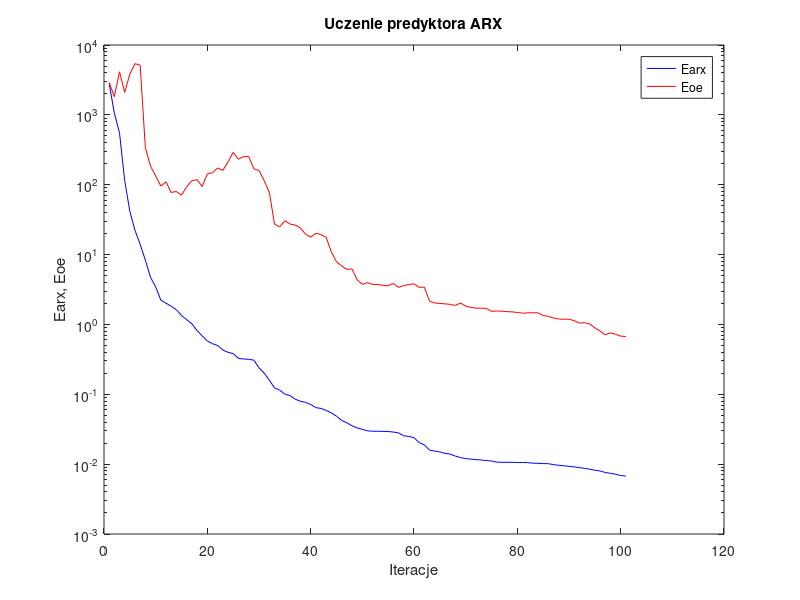
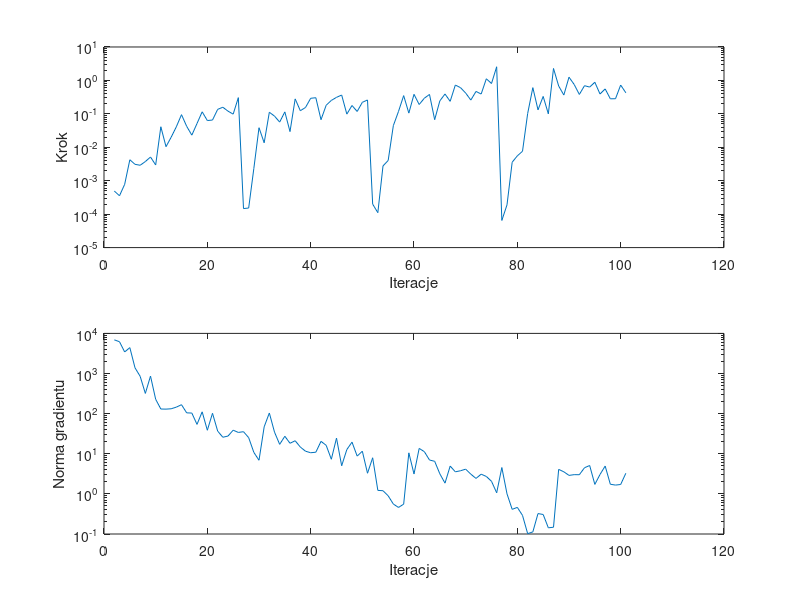

These charts were generated, in order, by the following MATLAB code:
%uczenie predyktora arx
clear all;
n=0; farx(n+1)=2.806898e+003; foe(n+1)=2.910891e+003; wspucz(n+1)=0.000000e+000; ng(n+1)=0.000000e+000;
%odnowa zmiennej metryki
n=1; farx(n+1)=1.057729e+003; foe(n+1)=1.820985e+003; krok(n+1)=4.898436e-004; ng(n+1)=6.901706e+003;
n=2; farx(n+1)=5.530239e+002; foe(n+1)=4.141570e+003; krok(n+1)=3.550621e-004; ng(n+1)=6.194010e+003;
n=3; farx(n+1)=1.152006e+002; foe(n+1)=2.091090e+003; krok(n+1)=7.805354e-004; ng(n+1)=3.445038e+003;
n=4; farx(n+1)=4.166551e+001; foe(n+1)=3.835425e+003; krok(n+1)=4.234033e-003; ng(n+1)=4.423089e+003;
n=5; farx(n+1)=2.214257e+001; foe(n+1)=5.417801e+003; krok(n+1)=3.096185e-003; ng(n+1)=1.386743e+003;
n=6; farx(n+1)=1.398911e+001; foe(n+1)=5.131876e+003; krok(n+1)=2.899547e-003; ng(n+1)=8.500549e+002;
n=7; farx(n+1)=8.351835e+000; foe(n+1)=3.398326e+002; krok(n+1)=3.739948e-003; ng(n+1)=3.190770e+002;
n=8; farx(n+1)=4.728510e+000; foe(n+1)=1.846874e+002; krok(n+1)=5.119766e-003; ng(n+1)=8.626185e+002;
n=9; farx(n+1)=3.455927e+000; foe(n+1)=1.331407e+002; krok(n+1)=2.962391e-003; ng(n+1)=2.277535e+002;
n=10; farx(n+1)=2.224988e+000; foe(n+1)=9.563799e+001; krok(n+1)=4.111242e-002; ng(n+1)=1.303955e+002;
n=11; farx(n+1)=2.013710e+000; foe(n+1)=1.101860e+002; krok(n+1)=1.042882e-002; ng(n+1)=1.295281e+002;
n=12; farx(n+1)=1.827187e+000; foe(n+1)=7.733221e+001; krok(n+1)=2.001452e-002; ng(n+1)=1.322241e+002;
n=13; farx(n+1)=1.620952e+000; foe(n+1)=8.014393e+001; krok(n+1)=4.102628e-002; ng(n+1)=1.452284e+002;
n=14; farx(n+1)=1.343225e+000; foe(n+1)=7.091975e+001; krok(n+1)=9.464413e-002; ng(n+1)=1.670235e+002;
n=15; farx(n+1)=1.170995e+000; foe(n+1)=9.360527e+001; krok(n+1)=4.242564e-002; ng(n+1)=1.046031e+002;
n=16; farx(n+1)=1.022407e+000; foe(n+1)=1.140711e+002; krok(n+1)=2.308292e-002; ng(n+1)=1.034093e+002;
n=17; farx(n+1)=8.178872e-001; foe(n+1)=1.180482e+002; krok(n+1)=5.140248e-002; ng(n+1)=5.393789e+001;
n=18; farx(n+1)=6.850992e-001; foe(n+1)=9.448233e+001; krok(n+1)=1.150658e-001; ng(n+1)=1.109334e+002;
n=19; farx(n+1)=5.793215e-001; foe(n+1)=1.427907e+002; krok(n+1)=6.306675e-002; ng(n+1)=3.853405e+001;
n=20; farx(n+1)=5.305766e-001; foe(n+1)=1.484162e+002; krok(n+1)=6.533169e-002; ng(n+1)=1.020898e+002;
n=21; farx(n+1)=4.985537e-001; foe(n+1)=1.736557e+002; krok(n+1)=1.362955e-001; ng(n+1)=3.671794e+001;
n=22; farx(n+1)=4.302607e-001; foe(n+1)=1.600803e+002; krok(n+1)=1.577575e-001; ng(n+1)=2.579907e+001;
n=23; farx(n+1)=3.988587e-001; foe(n+1)=2.119732e+002; krok(n+1)=1.204927e-001; ng(n+1)=2.761449e+001;
n=24; farx(n+1)=3.831500e-001; foe(n+1)=2.900329e+002; krok(n+1)=9.809225e-002; ng(n+1)=3.867813e+001;
n=25; farx(n+1)=3.270744e-001; foe(n+1)=2.316354e+002; krok(n+1)=3.054682e-001; ng(n+1)=3.400408e+001;
%odnowa zmiennej metryki
n=26; farx(n+1)=3.200210e-001; foe(n+1)=2.529538e+002; krok(n+1)=1.470238e-004; ng(n+1)=3.548192e+001;
n=27; farx(n+1)=3.170963e-001; foe(n+1)=2.532240e+002; krok(n+1)=1.524890e-004; ng(n+1)=2.521854e+001;
n=28; farx(n+1)=3.083455e-001; foe(n+1)=1.690529e+002; krok(n+1)=2.324948e-003; ng(n+1)=1.081805e+001;
n=29; farx(n+1)=2.395693e-001; foe(n+1)=1.596636e+002; krok(n+1)=3.847317e-002; ng(n+1)=6.891619e+000;
n=30; farx(n+1)=2.008522e-001; foe(n+1)=1.146076e+002; krok(n+1)=1.363820e-002; ng(n+1)=4.690802e+001;
n=31; farx(n+1)=1.595314e-001; foe(n+1)=7.766651e+001; krok(n+1)=1.116954e-001; ng(n+1)=1.037955e+002;
n=32; farx(n+1)=1.232206e-001; foe(n+1)=2.740497e+001; krok(n+1)=8.569436e-002; ng(n+1)=3.463873e+001;
n=33; farx(n+1)=1.147804e-001; foe(n+1)=2.481056e+001; krok(n+1)=5.671128e-002; ng(n+1)=1.715897e+001;
n=34; farx(n+1)=1.004416e-001; foe(n+1)=3.055083e+001; krok(n+1)=1.144404e-001; ng(n+1)=2.731436e+001;
n=35; farx(n+1)=9.600426e-002; foe(n+1)=2.734186e+001; krok(n+1)=2.946581e-002; ng(n+1)=1.824316e+001;
n=36; farx(n+1)=8.526081e-002; foe(n+1)=2.643571e+001; krok(n+1)=2.800362e-001; ng(n+1)=2.109698e+001;
n=37; farx(n+1)=7.954005e-002; foe(n+1)=2.413358e+001; krok(n+1)=1.241227e-001; ng(n+1)=1.469255e+001;
n=38; farx(n+1)=7.671642e-002; foe(n+1)=1.955044e+001; krok(n+1)=1.551821e-001; ng(n+1)=1.157862e+001;
n=39; farx(n+1)=7.138283e-002; foe(n+1)=1.778260e+001; krok(n+1)=2.921091e-001; ng(n+1)=1.060321e+001;
n=40; farx(n+1)=6.448982e-002; foe(n+1)=2.017731e+001; krok(n+1)=3.038513e-001; ng(n+1)=1.092222e+001;
n=41; farx(n+1)=6.275058e-002; foe(n+1)=1.931861e+001; krok(n+1)=6.679426e-002; ng(n+1)=2.037419e+001;
n=42; farx(n+1)=5.872934e-002; foe(n+1)=1.761071e+001; krok(n+1)=1.807191e-001; ng(n+1)=1.624669e+001;
n=43; farx(n+1)=5.423578e-002; foe(n+1)=1.095100e+001; krok(n+1)=2.522670e-001; ng(n+1)=7.293338e+000;
n=44; farx(n+1)=4.861931e-002; foe(n+1)=7.896449e+000; krok(n+1)=3.114411e-001; ng(n+1)=2.454210e+001;
n=45; farx(n+1)=4.228202e-002; foe(n+1)=6.863403e+000; krok(n+1)=3.655097e-001; ng(n+1)=5.023208e+000;
n=46; farx(n+1)=3.900433e-002; foe(n+1)=6.134698e+000; krok(n+1)=9.809225e-002; ng(n+1)=1.272399e+001;
n=47; farx(n+1)=3.547094e-002; foe(n+1)=6.237962e+000; krok(n+1)=1.778431e-001; ng(n+1)=1.948797e+001;
n=48; farx(n+1)=3.298459e-002; foe(n+1)=4.348537e+000; krok(n+1)=1.178633e-001; ng(n+1)=8.747066e+000;
n=49; farx(n+1)=3.150563e-002; foe(n+1)=3.748661e+000; krok(n+1)=2.211882e-001; ng(n+1)=1.158170e+001;
n=50; farx(n+1)=2.996272e-002; foe(n+1)=3.968823e+000; krok(n+1)=2.601236e-001; ng(n+1)=3.271167e+000;
%odnowa zmiennej metryki
n=51; farx(n+1)=2.957626e-002; foe(n+1)=3.731614e+000; krok(n+1)=1.992091e-004; ng(n+1)=7.946770e+000;
n=52; farx(n+1)=2.957037e-002; foe(n+1)=3.737740e+000; krok(n+1)=1.107642e-004; ng(n+1)=1.223084e+000;
n=53; farx(n+1)=2.945634e-002; foe(n+1)=3.623762e+000; krok(n+1)=2.774090e-003; ng(n+1)=1.198687e+000;
n=54; farx(n+1)=2.933713e-002; foe(n+1)=3.564529e+000; krok(n+1)=4.027729e-003; ng(n+1)=8.952648e-001;
n=55; farx(n+1)=2.879811e-002; foe(n+1)=3.871061e+000; krok(n+1)=4.438543e-002; ng(n+1)=5.583462e-001;
n=56; farx(n+1)=2.805059e-002; foe(n+1)=3.392941e+000; krok(n+1)=1.181740e-001; ng(n+1)=4.591343e-001;
n=57; farx(n+1)=2.549055e-002; foe(n+1)=3.594111e+000; krok(n+1)=3.510640e-001; ng(n+1)=5.546010e-001;
n=58; farx(n+1)=2.492685e-002; foe(n+1)=3.725126e+000; krok(n+1)=1.052242e-001; ng(n+1)=1.053824e+001;
n=59; farx(n+1)=2.391933e-002; foe(n+1)=3.813764e+000; krok(n+1)=3.839848e-001; ng(n+1)=3.132083e+000;
n=60; farx(n+1)=2.036926e-002; foe(n+1)=3.394177e+000; krok(n+1)=1.903039e-001; ng(n+1)=1.358766e+001;
n=61; farx(n+1)=1.888882e-002; foe(n+1)=3.421998e+000; krok(n+1)=2.935451e-001; ng(n+1)=1.129099e+001;
n=62; farx(n+1)=1.590638e-002; foe(n+1)=2.165462e+000; krok(n+1)=3.806077e-001; ng(n+1)=6.984064e+000;
n=63; farx(n+1)=1.539473e-002; foe(n+1)=2.028079e+000; krok(n+1)=6.690246e-002; ng(n+1)=6.487957e+000;
n=64; farx(n+1)=1.494909e-002; foe(n+1)=1.996959e+000; krok(n+1)=2.442288e-001; ng(n+1)=3.163365e+000;
n=65; farx(n+1)=1.424105e-002; foe(n+1)=1.970939e+000; krok(n+1)=3.923690e-001; ng(n+1)=1.852504e+000;
n=66; farx(n+1)=1.393666e-002; foe(n+1)=1.938541e+000; krok(n+1)=2.367770e-001; ng(n+1)=4.929217e+000;
n=67; farx(n+1)=1.302196e-002; foe(n+1)=1.866833e+000; krok(n+1)=7.273018e-001; ng(n+1)=3.547771e+000;
n=68; farx(n+1)=1.242985e-002; foe(n+1)=2.028046e+000; krok(n+1)=6.077026e-001; ng(n+1)=3.769878e+000;
n=69; farx(n+1)=1.201931e-002; foe(n+1)=1.827772e+000; krok(n+1)=4.187571e-001; ng(n+1)=4.133959e+000;
n=70; farx(n+1)=1.179709e-002; foe(n+1)=1.748618e+000; krok(n+1)=2.583432e-001; ng(n+1)=3.099963e+000;
n=71; farx(n+1)=1.160567e-002; foe(n+1)=1.712692e+000; krok(n+1)=4.681360e-001; ng(n+1)=2.427722e+000;
n=72; farx(n+1)=1.147609e-002; foe(n+1)=1.706834e+000; krok(n+1)=3.916078e-001; ng(n+1)=3.099259e+000;
n=73; farx(n+1)=1.126284e-002; foe(n+1)=1.693772e+000; krok(n+1)=1.120145e+000; ng(n+1)=2.717354e+000;
n=74; farx(n+1)=1.110316e-002; foe(n+1)=1.541862e+000; krok(n+1)=8.088973e-001; ng(n+1)=2.059534e+000;
n=75; farx(n+1)=1.068233e-002; foe(n+1)=1.557371e+000; krok(n+1)=2.560234e+000; ng(n+1)=1.063627e+000;
%odnowa zmiennej metryki
n=76; farx(n+1)=1.063886e-002; foe(n+1)=1.548923e+000; krok(n+1)=6.485137e-005; ng(n+1)=4.536120e+000;
n=77; farx(n+1)=1.062941e-002; foe(n+1)=1.524167e+000; krok(n+1)=1.897731e-004; ng(n+1)=1.001360e+000;
n=78; farx(n+1)=1.060966e-002; foe(n+1)=1.514393e+000; krok(n+1)=3.572501e-003; ng(n+1)=4.117512e-001;
n=79; farx(n+1)=1.057277e-002; foe(n+1)=1.481126e+000; krok(n+1)=5.548179e-003; ng(n+1)=4.609858e-001;
n=80; farx(n+1)=1.055096e-002; foe(n+1)=1.448259e+000; krok(n+1)=7.598245e-003; ng(n+1)=2.910139e-001;
n=81; farx(n+1)=1.052030e-002; foe(n+1)=1.466021e+000; krok(n+1)=1.027179e-001; ng(n+1)=1.019212e-001;
n=82; farx(n+1)=1.032148e-002; foe(n+1)=1.469096e+000; krok(n+1)=6.081435e-001; ng(n+1)=1.128714e-001;
n=83; farx(n+1)=1.029083e-002; foe(n+1)=1.467808e+000; krok(n+1)=1.317940e-001; ng(n+1)=3.230621e-001;
n=84; farx(n+1)=1.018149e-002; foe(n+1)=1.339717e+000; krok(n+1)=3.319551e-001; ng(n+1)=3.063287e-001;
n=85; farx(n+1)=1.015999e-002; foe(n+1)=1.308316e+000; krok(n+1)=9.990853e-002; ng(n+1)=1.426334e-001;
n=86; farx(n+1)=9.833190e-003; foe(n+1)=1.233197e+000; krok(n+1)=2.278251e+000; ng(n+1)=1.475688e-001;
n=87; farx(n+1)=9.637500e-003; foe(n+1)=1.195612e+000; krok(n+1)=6.809733e-001; ng(n+1)=4.080999e+000;
n=88; farx(n+1)=9.476686e-003; foe(n+1)=1.186039e+000; krok(n+1)=3.655097e-001; ng(n+1)=3.549753e+000;
n=89; farx(n+1)=9.309632e-003; foe(n+1)=1.190351e+000; krok(n+1)=1.250289e+000; ng(n+1)=2.889102e+000;
n=90; farx(n+1)=9.130363e-003; foe(n+1)=1.131625e+000; krok(n+1)=7.571530e-001; ng(n+1)=3.013939e+000;
n=91; farx(n+1)=8.926297e-003; foe(n+1)=1.043282e+000; krok(n+1)=3.806077e-001; ng(n+1)=3.002698e+000;
n=92; farx(n+1)=8.699971e-003; foe(n+1)=1.063204e+000; krok(n+1)=6.954939e-001; ng(n+1)=4.481107e+000;
n=93; farx(n+1)=8.473359e-003; foe(n+1)=1.015232e+000; krok(n+1)=6.322648e-001; ng(n+1)=5.095026e+000;
n=94; farx(n+1)=8.179121e-003; foe(n+1)=8.963344e-001; krok(n+1)=8.812470e-001; ng(n+1)=1.722628e+000;
n=95; farx(n+1)=7.991918e-003; foe(n+1)=8.067013e-001; krok(n+1)=3.923690e-001; ng(n+1)=3.040758e+000;
n=96; farx(n+1)=7.600540e-003; foe(n+1)=7.094659e-001; krok(n+1)=5.571345e-001; ng(n+1)=4.940322e+000;
n=97; farx(n+1)=7.391863e-003; foe(n+1)=7.594512e-001; krok(n+1)=2.818076e-001; ng(n+1)=1.738999e+000;
n=98; farx(n+1)=7.169424e-003; foe(n+1)=7.234427e-001; krok(n+1)=2.833785e-001; ng(n+1)=1.656871e+000;
n=99; farx(n+1)=6.863349e-003; foe(n+1)=6.802613e-001; krok(n+1)=7.271671e-001; ng(n+1)=1.714646e+000;
n=100; farx(n+1)=6.755932e-003; foe(n+1)=6.704422e-001; krok(n+1)=4.268310e-001; ng(n+1)=3.264812e+000;

figure; semilogy(farx,'b'); hold on; semilogy(foe,'r'); xlabel('Iteracje'); ylabel('Earx, Eoe'); legend('Earx','Eoe'); title('Uczenie predyktora ARX');
figure; subplot(2,1,1); semilogy(krok); xlabel('Iteracje'); ylabel('Krok');
subplot(2,1,2); semilogy(ng); xlabel('Iteracje'); ylabel('Norma gradientu');
Earx=farx(n+1)
Eoe=foe(n+1)
